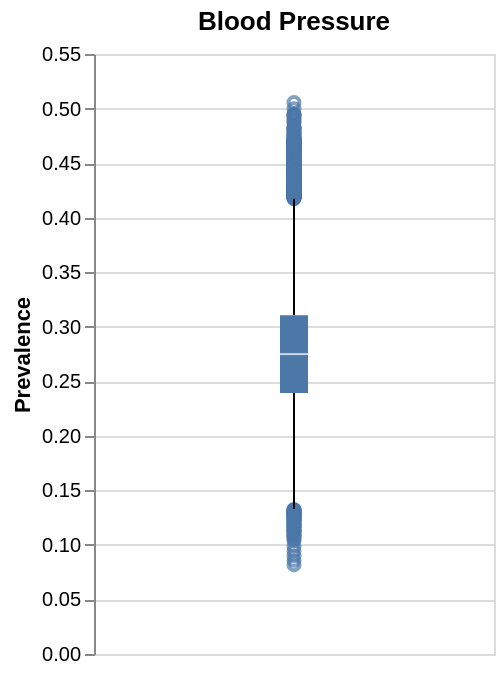

Notebook cell for this chart:
### Code cell
alt.Chart(df_ncd_bp).mark_boxplot().encode(
    y=alt.Y("Prevalence of raised blood pressure:Q", title="Prevalence")
).properties(width=200, height=300, title="Blood Pressure")

### Figure 1 — Vega specification as saved in the notebook (floating-point values rounded to 4 significant figures; data arrays with more than 128 entries replaced by an {"elided": "..."} marker saying what was removed)
{"$schema": "https://vega.github.io/schema/vega/v6.json", "data": [{"name": "source_0"}, {"name": "data_0"}, {"name": "data_1", "values": {"elided": "450 records"}}, {"name": "data_2"}, {"name": "data_3", "values": [{"lower_box_Prevalence of raised blood pressure": 0.2394, "lower_whisker_Prevalence of raised blood pressure": 0.1329, "upper_whisker_Prevalence of raised blood pressure": 0.4174}]}, {"name": "data_4", "values": [{"lower_whisker_Prevalence of raised blood pressure": 0.1329, "upper_box_Prevalence of raised blood pressure": 0.3106, "upper_whisker_Prevalence of raised blood pressure": 0.4174}]}, {"name": "data_5"}, {"name": "data_6", "values": [{"lower_box_Prevalence of raised blood pressure": 0.2394, "max_Prevalence of raised blood pressure": 0.5056, "mid_box_Prevalence of raised blood pressure": 0.2749, "min_Prevalence of raised blood pressure": 0.08184, "upper_box_Prevalence of raised blood pressure": 0.3106}]}, {"name": "data_7", "values": [{"lower_box_Prevalence of raised blood pressure": 0.2394, "max_Prevalence of raised blood pressure": 0.5056, "mid_box_Prevalence of raised blood pressure": 0.2749, "min_Prevalence of raised blood pressure": 0.08184, "upper_box_Prevalence of raised blood pressure": 0.3106}]}], "marks": [{"type": "symbol", "name": "layer_0_layer_0_marks", "from": {"data": "data_1"}, "encode": {"update": {"stroke": {"value": "#4c78a8"}, "opacity": {"value": 0.7}, "x": {"signal": "width", "mult": 0.5}, "fill": {"value": "transparent"}, "y": {"field": "Prevalence of raised blood pressure", "scale": "y"}}}, "style": ["point", "boxplot-outliers"]}, {"type": "rule", "name": "layer_0_layer_1_layer_0_marks", "from": {"data": "data_3"}, "encode": {"update": {"x": {"signal": "width", "mult": 0.5}, "tooltip": {"signal": "{\"Upper Whisker of Prevalence\": format(datum[\"upper_whisker_Prevalence of raised blood pressure\"], \"\"), \"Lower Whisker of Prevalence\": format(datum[\"lower_whisker_Prevalence of raised blood pressure\"], \"\")}"}, "y2": {"field": "lower_box_Prevalence of raised blood pressure", "scale": "y"}, "y": {"field": "lower_whisker_Prevalence of raised blood pressure", "scale": "y"}, "stroke": {"value": "black"}}}, "style": ["rule", "boxplot-rule"], "aria": false}, {"type": "rule", "name": "layer_0_layer_1_layer_1_marks", "from": {"data": "data_4"}, "encode": {"update": {"y2": {"field": "upper_whisker_Prevalence of raised blood pressure", "scale": "y"}, "tooltip": {"signal": "{\"Upper Whisker of Prevalence\": format(datum[\"upper_whisker_Prevalence of raised blood pressure\"], \"\"), \"Lower Whisker of Prevalence\": format(datum[\"lower_whisker_Prevalence of raised blood pressure\"], \"\")}"}, "x": {"signal": "width", "mult": 0.5}, "stroke": {"value": "black"}, "y": {"field": "upper_box_Prevalence of raised blood pressure", "scale": "y"}}}, "style": ["rule", "boxplot-rule"], "aria": false}, {"type": "rect", "name": "layer_1_layer_0_marks", "from": {"data": "data_6"}, "encode": {"update": {"width": {"value": 14}, "fill": {"value": "#4c78a8"}, "xc": {"signal": "width", "mult": 0.5}, "y": {"field": "lower_box_Prevalence of raised blood pressure", "scale": "y"}, "y2": {"field": "upper_box_Prevalence of raised blood pressure", "scale": "y"}, "tooltip": {"signal": "{\"Max of Prevalence\": format(datum[\"max_Prevalence of raised blood pressure\"], \"\"), \"Q3 of Prevalence\": format(datum[\"upper_box_Prevalence of raised blood pressure\"], \"\"), \"Median of Prevalence\": format(datum[\"mid_box_Prevalence of raised blood pressure\"], \"\"), \"Q1 of Prevalence\": format(datum[\"lower_box_Prevalence of raised blood pressure\"], \"\"), \"Min of Prevalence\": format(datum[\"min_Prevalence of raised blood pressure\"], \"\")}"}}}, "style": ["bar", "boxplot-box"]}, {"type": "rect", "name": "layer_1_layer_1_marks", "from": {"data": "data_7"}, "encode": {"update": {"height": {"value": 1}, "fill": [{"value": "#4c78a8", "test": "datum['lower_box_Prevalence of raised blood pressure'] >= datum['upper_box_Prevalence of raised blood pressure']"}, {"value": "white"}], "opacity": {"value": 0.7}, "width": {"value": 14}, "tooltip": {"signal": "{\"Max of Prevalence\": format(datum[\"max_Prevalence of raised blood pressure\"], \"\"), \"Q3 of Prevalence\": format(datum[\"upper_box_Prevalence of raised blood pressure\"], \"\"), \"Median of Prevalence\": format(datum[\"mid_box_Prevalence of raised blood pressure\"], \"\"), \"Q1 of Prevalence\": format(datum[\"lower_box_Prevalence of raised blood pressure\"], \"\"), \"Min of Prevalence\": format(datum[\"min_Prevalence of raised blood pressure\"], \"\")}"}, "xc": {"signal": "width", "mult": 0.5}, "yc": {"field": "mid_box_Prevalence of raised blood pressure", "scale": "y"}}}, "aria": false, "style": ["tick", "boxplot-median"]}], "scales": [{"name": "y", "type": "linear", "domain": {"fields": [{"data": "data_1", "field": "Prevalence of raised blood pressure"}, {"data": "data_3", "field": "lower_whisker_Prevalence of raised blood pressure"}, {"data": "data_3", "field": "lower_box_Prevalence of raised blood pressure"}, {"data": "data_4", "field": "upper_box_Prevalence of raised blood pressure"}, {"data": "data_4", "field": "upper_whisker_Prevalence of raised blood pressure"}, {"data": "data_6", "field": "lower_box_Prevalence of raised blood pressure"}, {"data": "data_6", "field": "upper_box_Prevalence of raised blood pressure"}, {"data": "data_7", "field": "mid_box_Prevalence of raised blood pressure"}]}, "range": [{"signal": "height"}, 0], "nice": true, "zero": true}], "axes": [{"scale": "y", "ticks": false, "aria": false, "domain": false, "orient": "left", "labels": false, "zindex": 0, "maxExtent": 0, "tickCount": {"signal": "ceil(height/40)"}, "minExtent": 0, "grid": true}, {"scale": "y", "grid": false, "labelOverlap": true, "tickCount": {"signal": "ceil(height/40)"}, "title": "Prevalence", "orient": "left", "zindex": 0}], "title": {"text": "Blood Pressure", "frame": "group"}, "background": "white", "height": 300, "width": 200, "style": "cell", "padding": 5}
